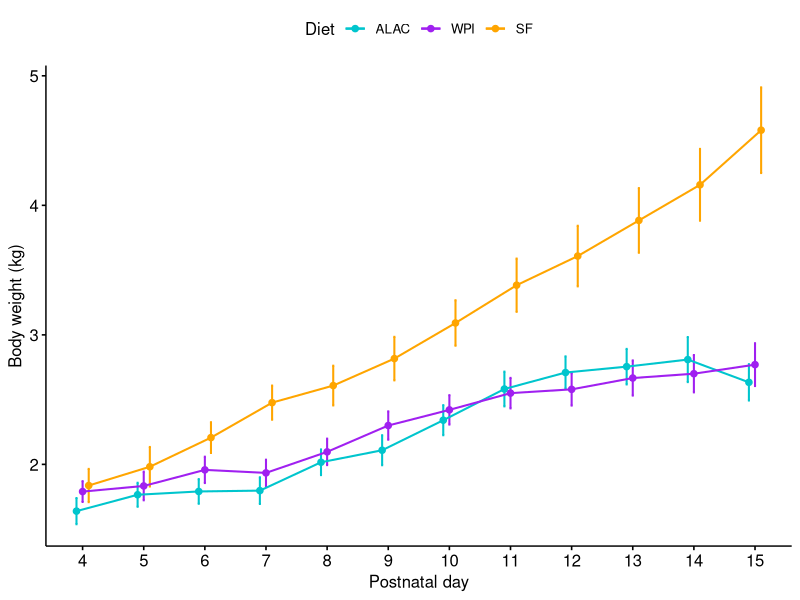
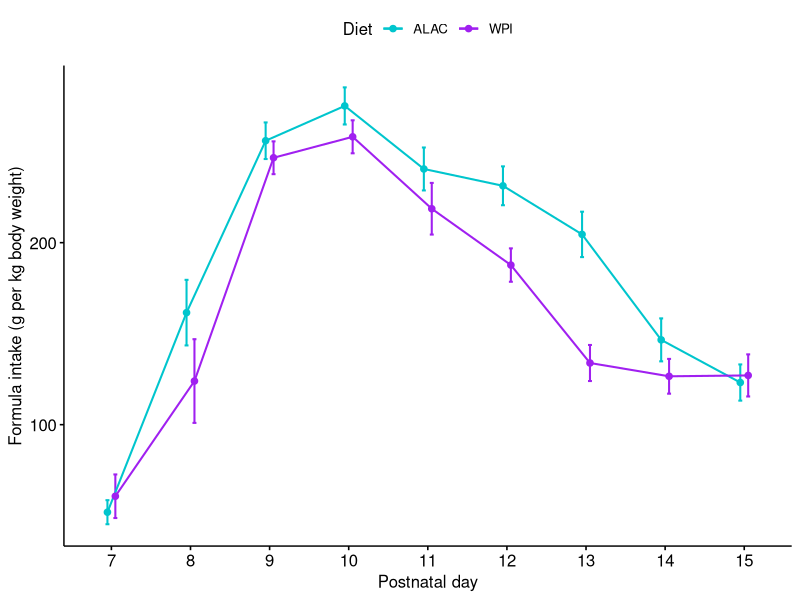
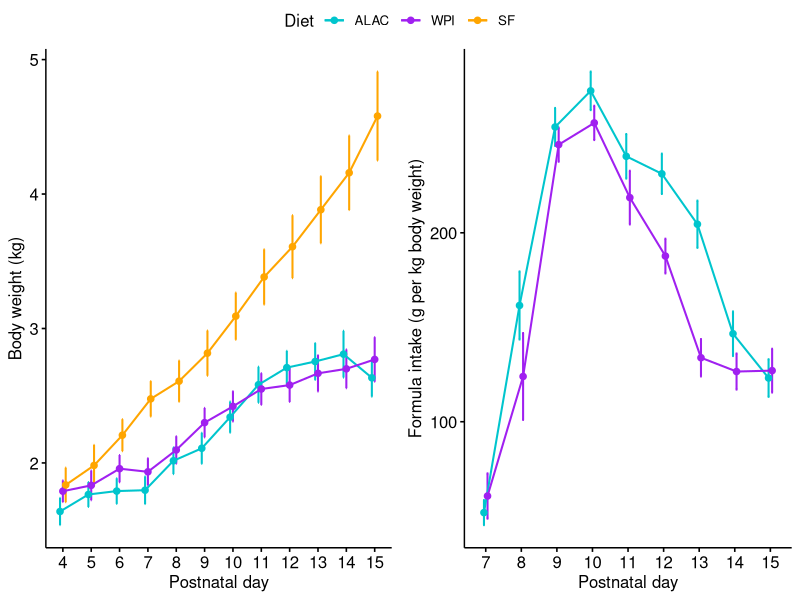

Reproduce these figures in R, in order. (Note: this script raises an error after producing the figures.)
## ---- chunk 1
knitr::opts_chunk$set(echo = TRUE)
knitr::opts_knit$set(root.dir = '/Users/xuanhe89/Documents/WorkSpace/Research projects/Lactation/ALAC/Manuscripts/Paper #1/Figures and Tables R codes')

## ---- chunk 2
rm(list = ls())
## ---- chunk 3
library(readxl)       # For reading Excel files
library(ggpubr)       # For creating publication-ready plots
library(dplyr)        # For data manipulation
library(rstatix)      # For statistical tests and adding significance markers
library(knitr)        # For displaying tibbles in a nicely formatted table
library(kableExtra)   # For enhancing table formatting
## ---- chunk 4
# Load pig information, weight and intake data
PigInfo <- read_excel("Data/Data.xlsx", sheet = "PigInfo")
Weight <- read_excel("Data/Data.xlsx", sheet = "Weight")
Intake <- read_excel("Data/Data.xlsx", sheet = "Formula_intake")
## ---- chunk 5
Fig1 <- Weight %>% inner_join(PigInfo, by = "PigID") %>% 
                    filter(Timepoint_PD > 3) %>%
                    mutate(Diet = factor(Diet, levels = c("ALAC", "WPI", "SF"))) %>%
                    na.omit() %>%
                    ggline(y = "Weight_kg", x = "Timepoint_PD", color = "Diet", palette = c("turquoise3","purple", "orange"),
                           xlab = "Postnatal day", ylab = "Body weight (kg)", position = position_dodge(0.3), size = 0.7,
                           add = "mean_se") 
Fig1
## ---- chunk 6
Weight.during.feeding <- Weight %>% inner_join(PigInfo, by = "PigID") %>% 
                           filter(Timepoint_PD > 4) %>%
                           mutate(Diet = factor(Diet, levels = c("ALAC", "WPI", "SF"))) %>%
                           mutate(Timepoint_PD = factor(Timepoint_PD))%>%
                           na.omit()

# Perform Tukey's HSD test
Weight.during.feeding %>% 
  tukey_hsd(Weight_kg ~ Diet + Timepoint_PD + SowID) %>% # Perform Tukey's HSD test
  filter(term == "Diet") %>%
  kable() %>% # Print the tibble in a nicely formatted table
  kable_styling(bootstrap_options = c("striped", "hover")) # Enhance table formatting with kableExtra
## ---- chunk 7
Weight.at.baseline <- Weight %>% inner_join(PigInfo, by = "PigID") %>% 
                        filter(Timepoint_PD == 4) %>%
                        na.omit()

Weight.at.baseline %>% 
  tukey_hsd(Weight_kg ~ Diet + SowID) %>% # Perform Tukey's HSD test
  filter(term == "Diet") %>%
  kable() %>% # Print the tibble in a nicely formatted table
  kable_styling(bootstrap_options = c("striped", "hover")) # Enhance table formatting with kableExtra
## ---- chunk 8
Weight.during.feeding %>% 
  group_by(Timepoint_PD) %>% 
  tukey_hsd(Weight_kg ~ Diet + SowID) %>% # Perform Tukey's HSD test
  filter(term == "Diet") %>% 
  filter(p.adj.signif != "ns") %>% #only show pairs that are not significantly different
  kable() %>% # Print the tibble in a nicely formatted table
  kable_styling(bootstrap_options = c("striped", "hover")) # Enhance table formatting with kableExtra
## ---- chunk 9
Fig2 <- inner_join(Weight, Intake, by = join_by(Timepoint_PD, PigID)) %>%
            mutate(Weighted_intake = Formula_intake_g/Weight_kg) %>% # Normalize intake by weight
            select(PigID, Timepoint_PD, Weighted_intake) %>%
            inner_join(PigInfo, by = "PigID") %>% 
            mutate(Diet = factor(Diet, levels = c("ALAC", "WPI"))) %>%
            na.omit() %>%
            filter(Timepoint_PD > 6) %>%
            ggline(y = "Weighted_intake", x = "Timepoint_PD", color = "Diet", palette = c("turquoise3","purple"), size = 0.7,
                   xlab = "Postnatal day", ylab = "Formula intake (g per kg body weight)", position = position_dodge(0.2),
                   add = "mean_se") 
Fig2
## ---- chunk 10
inner_join(Weight, Intake, by = join_by(Timepoint_PD, PigID)) %>%
              mutate(Weighted_intake = Formula_intake_g/Weight_kg) %>%
              select(PigID, Timepoint_PD, Weighted_intake) %>%
              inner_join(PigInfo, by = "PigID") %>% 
              na.omit() %>%
              filter(Timepoint_PD > 6) %>%
              mutate(Timepoint_PD = factor(Timepoint_PD)) %>% 
              group_by(Timepoint_PD) %>% 
              anova_test(Weighted_intake ~ Diet + SowID, type = 1) %>%
              as_tibble() %>%
              filter(Effect == "Diet") %>%
              filter(`p<.05` == "*") %>% # Only displace significance
              kable() %>% # Print the tibble in a nicely formatted table
              kable_styling(bootstrap_options = c("striped", "hover")) # Enhance table formatting with kableExtra

## ---- chunk 11
Fig.all <- ggarrange(Fig1, Fig2, common.legend = TRUE)

Fig.all
# Save the figure in pdf:
ggsave(plot=Fig.all, height=4, width=10, dpi=300, filename="SI Figure 1/SI.Fig1.pdf", useDingbats=FALSE)
## ---- chunk 12
sessionInfo()
